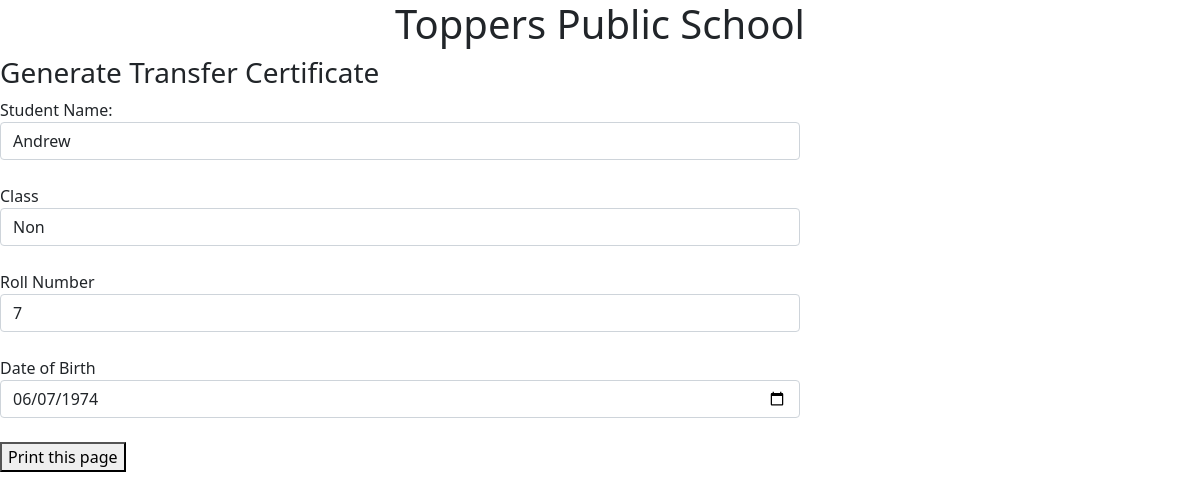
The page /tc.php?id=8 on the database its author committed.
### tables this page shows
CREATE TABLE `student` (
  `id` int(11) NOT NULL,
  `name` varchar(50) NOT NULL,
  `class` varchar(12) NOT NULL,
  `rollno` int(5) NOT NULL,
  `date` timestamp NOT NULL DEFAULT current_timestamp(),
  `dob` date NOT NULL
);

### db.php (called while the page is built, shortened)
<?php
	class Db
	{
		var $con;
		public function __construct()
		{
			$this->con=mysqli_connect("localhost","root","","task");
		}
		function fetch1($tab,$id)
		{
			$sql="SELECT * FROM $tab WHERE id=$id";
			return mysqli_fetch_assoc(mysqli_query($this->con,$sql));
		}
	}
	$dbob=new Db;
?>

### tc.php (the view)
<center>
        <h1>Toppers Public School</h1>
    </center>
<?php
require_once ("theme.php");
	include "db.php";
	$id = "";
	if (isset($_GET['id'])) {
		$id=$_GET['id'];
		$info=$dbob->fetch1('student',$id);
	}
?>
<div class="col-md-8 col-xs-12" >
	<h3>Generate Transfer Certificate</h3>
	<form method="post" >
		<span>Student Name: </span>
		<input class="form-control" type="text" name="name" value="<?php if($id)  echo $info['name']; ?>" />
		<br/>
		<span>Class </span>
		<input class="form-control" type="text" name="class" value="<?php if($id)  echo $info['class']; ?>" />
		<br/>
		<span>Roll Number </span>
		<input class="form-control" type="number" name="rollno" value="<?php if($id)  echo $info['rollno']; ?>" />
		<br/>
		<span>Date of Birth </span>
		<input class="form-control" type="date" name="dob" value="<?php if($id)  echo $info['dob']; ?>" />
		<br/>
		<div>
		<div><button onClick="window.print()">Print this page
</button></div>
		</div>
	</form>
</div>

### rows shown on the page
student: name "Andrew", class "Non", rollno "7", dob "06/07/1974"
